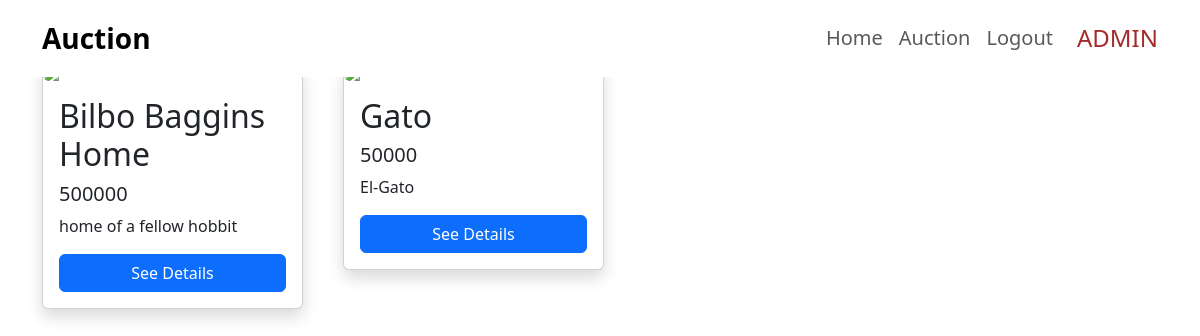
The app's page /publisher_item.php (signed in) with its own data.
### tables this page shows
CREATE TABLE `item` (
  `id` int(10) NOT NULL,
  `id_publisher` int(11) NOT NULL,
  `name` varchar(70) NOT NULL,
  `startprice` int(30) NOT NULL,
  `cover` longblob DEFAULT NULL,
  `covertype` varchar(255) NOT NULL,
  `deskripsi` text DEFAULT NULL,
  `status` enum('Pending','Approved','Cancelled','Auctioned','Sold') NOT NULL
);

### publisher_item.php (the view, shortened to what this page needs)
<?php
include "header.php";
include "koneksi.php";
?>
<div class="container" style="padding-top: 4rem;">
  <div class="row gap-3">
    <?php
    $qry_item = mysqli_query($conn, "select * from item where id_publisher = '" . $_SESSION['id'] . "'");
    while ($dt_item = mysqli_fetch_array($qry_item)) {
      ?>
      <div class="col-md-3">
        <div class="card shadow">
          <div class="card-body">
            <h2 class="card-title">
              <?= $dt_item['name'] ?>
            </h2>
            <h5 class="card-title">
              <?= $dt_item['startprice'] ?>
            </h5>
            <p class="card-text">
              <?= $dt_item['deskripsi'] ?>
            </p>
            <a href="details_publisher_item.php?id_item=<?= $dt_item['id'] ?>" class="btn btn-primary w-100">See Details</a>
          </div>
        </div>
      </div>
      <?php
    }
    ?>
  </div>
</div>
</body>
</html>

### records on screen
item: name "Bilbo Baggins Home", startprice "500000", deskripsi "home of a fellow hobbit"
item: name "Gato", startprice "50000", deskripsi "El-Gato"

### other values on screen
$_SESSION['username'] "ADMIN"
